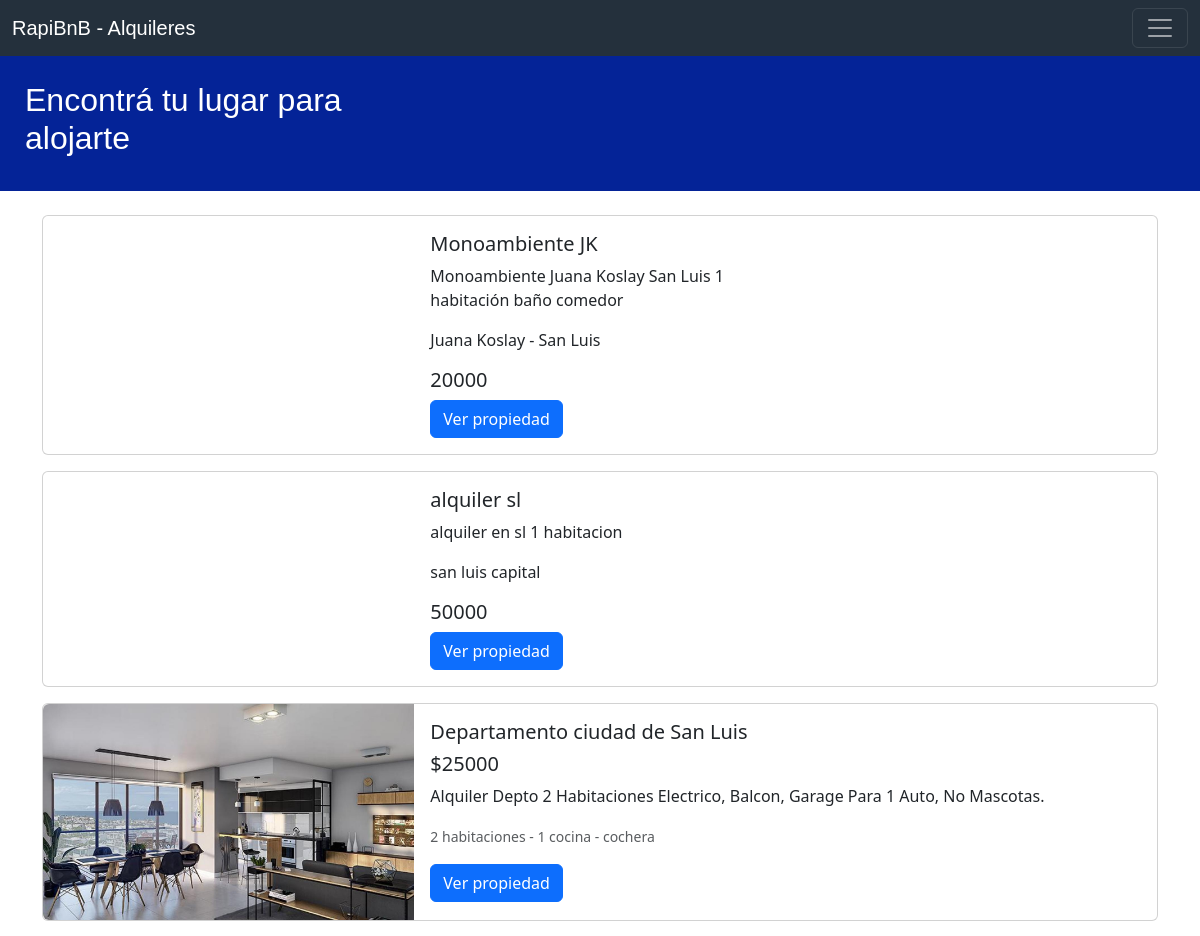
Before: / (upper part) with the older database file.
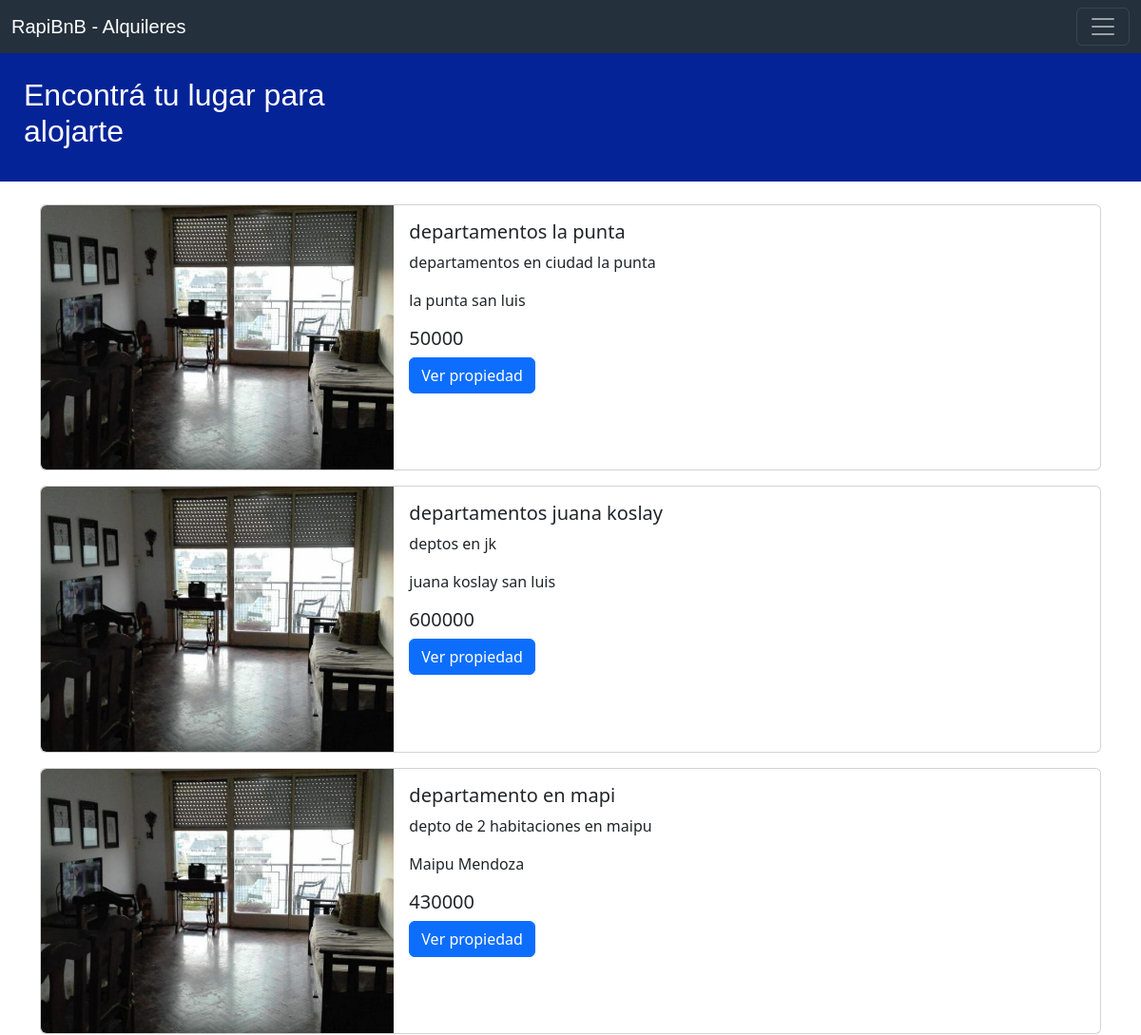
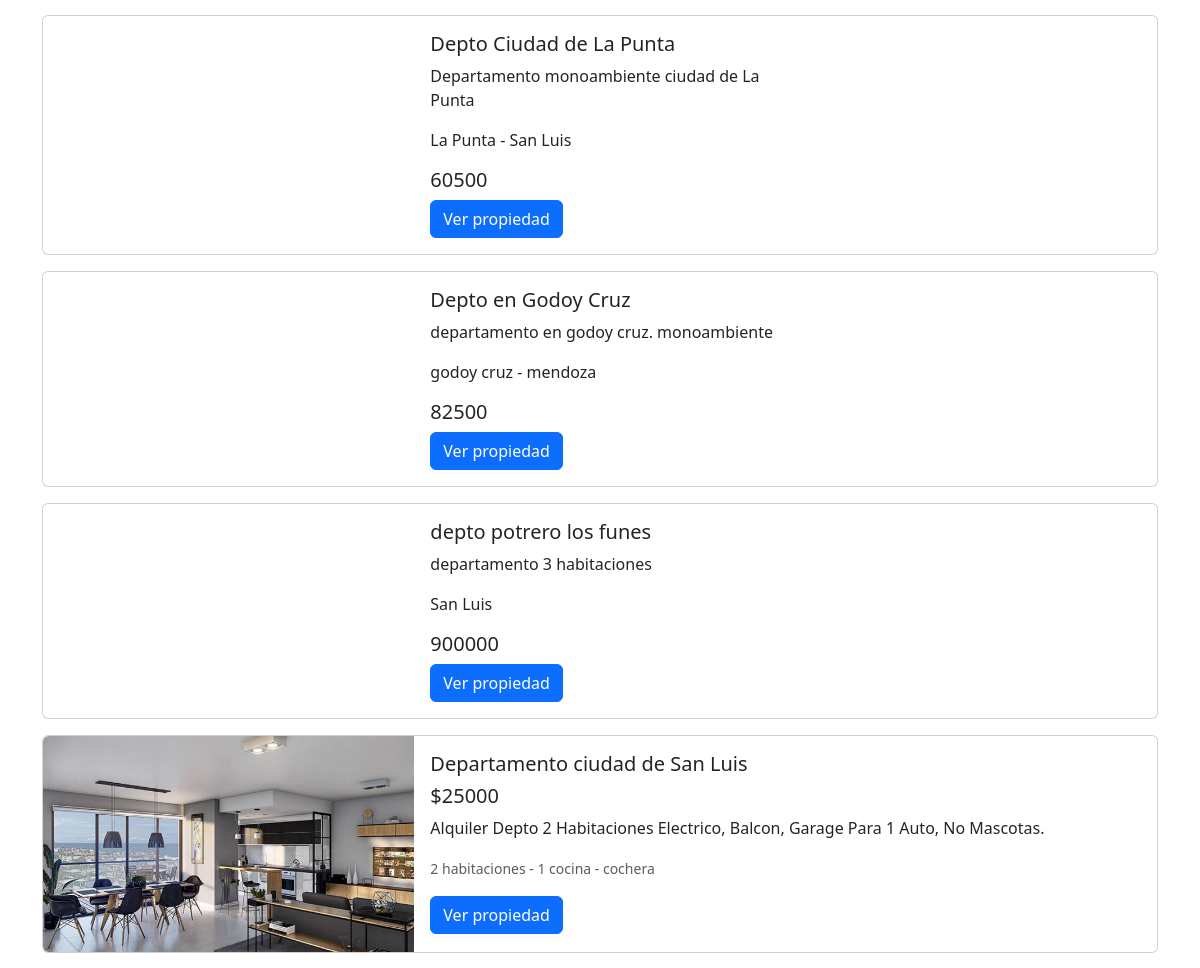
After: the same page with the newer database file (2 pictures, top to bottom).
### tables this page shows
CREATE TABLE `alquileres` (
  `id` int(11) NOT NULL,
  `titulo` varchar(250) NOT NULL,
  `descripcion` text NOT NULL,
  `ubicacion` varchar(250) NOT NULL,
  `servicios` varchar(250) NOT NULL,
  `costo` int(11) NOT NULL,
  `tminimo` date NOT NULL,
  `tmaximo` date NOT NULL,
  `cupo` int(11) NOT NULL,
  `id_user` int(11) NOT NULL
);

CREATE TABLE `usuarios` (
  `id_user` int(11) NOT NULL,
  `nombre` varchar(250) NOT NULL,
  `edad` int(11) NOT NULL,
  `telefono` varchar(50) NOT NULL,
  `descripcion` text NOT NULL,
  `imagen` varchar(250) NOT NULL,
  `user` varchar(250) NOT NULL,
  `pass` varchar(250) NOT NULL
);

CREATE TABLE `fotos` (
  `id_foto` int(11) NOT NULL,
  `nombre` varchar(250) NOT NULL,
  `id_alquiler` int(11) NOT NULL
);

### index.php (the view, shortened to what this page needs)
<!DOCTYPE html>
<html lang="en">
<head>
    <link href="css/bootstrap.min.css" rel="stylesheet">
    <link href="css/style.css" rel="stylesheet">
</head>
<body>
<?php
    require('includes/header.php');
?>
<div class="container-fluid" style="background-color: #042397; padding: 25px; margin-bottom: 2%; color: #fff; font-family: 'Gill Sans', 'Gill Sans MT', Calibri, 'Trebuchet MS', sans-serif;">
    <div class="row">
        <div class="col-md-4 col-lg-4">
            <h2>Encontrá tu lugar para alojarte</h2>
        </div>
    </div>
</div>
<section class="container-lg" id="posts">
<?php
    $sql_alquiler = "SELECT * FROM alquileres";
    $result_alquiler = mysqli_query($conexion, $sql_alquiler);
    while ($mostrar_alquiler = mysqli_fetch_array($result_alquiler)) {
        $id_alquiler = $mostrar_alquiler['id'];
        $id_user = $mostrar_alquiler['id_user'];
?>
    <div class="row">
        <div class="col-12 col-lg-12 col-md-12 col-sm-12">
            <div class="card mb-3" style="max-width: 100%;">
                <div class="row g-0">
                    <div class="col-md-4">
                        <?php
                            $sql_user = "SELECT * FROM usuarios WHERE id_user = '$id_user'";
                            $result_user = mysqli_query($conexion, $sql_user);
                            $mostrar_user = mysqli_fetch_array($result_user);
                            $usuario = $mostrar_user['user'];
                        ?>
                        <?php
                            $sql_foto = "SELECT * FROM fotos WHERE id_alquiler = '$id_alquiler'";
                            $result_foto = mysqli_query($conexion, $sql_foto);
                            $mostrar_foto = mysqli_fetch_array(($result_foto));
                            $img = $mostrar_foto['nombre'];
                            $ruta = "files/" . $usuario . "/" . $id_alquiler . "/". $img;
                        ?>
                        <img src=" <?php echo $ruta; ?> " class="img-fluid rounded-start" alt="">
                    </div>
                    <div class="m-3 col-md-4">
                        <h5 class="card-title"> <?php echo $mostrar_alquiler['titulo']; ?> </h5>
                        <p class="card-text"> <?php echo $mostrar_alquiler['descripcion']; ?> </p>
                        <p class="card-text"> <?php echo $mostrar_alquiler['ubicacion']; ?> </p>
                        <h5 class="card-title"> <?php echo $mostrar_alquiler['costo']; ?> </h5>
                        <a href="propiedad.php?idalquiler=<?php echo $id_alquiler; ?>" class="btn btn-primary">Ver propiedad</a>
                    </div>
                </div>
            </div>
        </div>
    </div>
<?php
    }
?>
<div class="row">
    <div class="col-12 col-lg-12 col-md-12 col-sm-12">
        <div class="card mb-3" style="max-width: 100%;">
            <div class="row g-0">
                <div class="col-md-4">
                    <img src="usuarios/usuario1/post-1/img-1.jpg" class="img-fluid rounded-start" alt="...">
                </div>
                <div class="col-md-8">
                    <div class="card-body">
                        <h5 class="card-title">Departamento ciudad de San Luis</h5>
                        <h5 class="card-title">$25000</h5>
                        <p class="card-text">Alquiler Depto 2 Habitaciones Electrico, Balcon, Garage Para 1 Auto, No Mascotas.</p>
                        <p class="card-text"><small class="text-body-secondary">2 habitaciones - 1 cocina - cochera</small></p>
                        <a href="usuarios/usuario1/post-1/post1.php" class="btn btn-primary">Ver propiedad</a>
                    </div>
                </div>
            </div>
        </div>
    </div>
</div>
</section>
</body>
</html>

### includes/header.php (shortened to what this page needs)
<nav class="navbar navbar-dark bg-dark" id="navbarmenu">
  <div class="container-fluid">
    <a class="navbar-brand" href="/narrativa-rapibnb/index.php">RapiBnB - Alquileres</a>
    <button class="navbar-toggler" type="button" data-bs-toggle="offcanvas" data-bs-target="#offcanvasDarkNavbar" aria-controls="offcanvasDarkNavbar" aria-label="Toggle navigation">
      <span class="navbar-toggler-icon"></span>
    </button>
  </div>
</nav>

### css/style.css (style rules this page uses)
* { margin: 0; padding: 0; box-sizing: border-box; }
#navbarmenu { font-family: 'Franklin Gothic Medium', 'Arial Narrow', Arial, sans-serif; background-color: #24303c!important; }

Changed rows visible on the page:
removed alquileres: titulo "Monoambiente JK", descripcion "Monoambiente Juana Koslay San Luis 1 habitación baño comedor", ubicacion "Juana Koslay - San Luis", costo "20000"
removed alquileres: titulo "alquiler sl", descripcion "alquiler en sl 1 habitacion", ubicacion "san luis capital", costo "50000"
added alquileres: id_user+id (picture), titulo "departamentos la punta", descripcion "departamentos en ciudad la punta", ubicacion "la punta san luis", costo "50000"
added alquileres: id_user+id (picture), titulo "departamentos juana koslay", descripcion "deptos en jk", ubicacion "juana koslay san luis", costo "600000"
added alquileres: id_user+id (picture), titulo "departamento en mapi", descripcion "depto de 2 habitaciones en maipu", ubicacion "Maipu Mendoza", costo "430000"
added alquileres: titulo "Depto Ciudad de La Punta", descripcion "Departamento monoambiente ciudad de La Punta", ubicacion "La Punta - San Luis", costo "60500"
added alquileres: titulo "Depto en Godoy Cruz", descripcion "departamento en godoy cruz. monoambiente", ubicacion "godoy cruz - mendoza", costo "82500"
added alquileres: titulo "depto potrero los funes", descripcion "departamento 3 habitaciones", ubicacion "San Luis", costo "900000"
